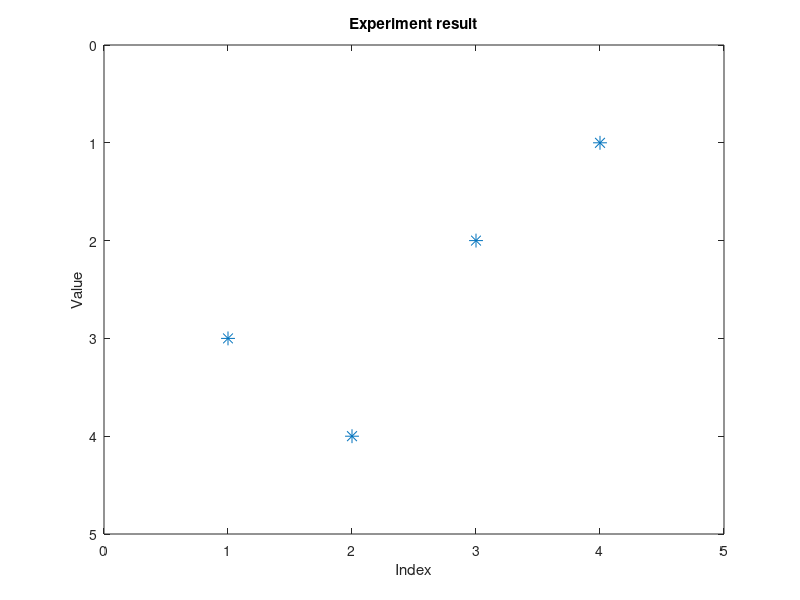

Here is the MATLAB script that generated this plot:
clear; clc; close all;

Nt = 4;  % 实现说明。
M_SM = 8;  % 实现说明。
K = 4;  % 实现说明。
omega8 = exp(1i * 2 * pi / 8);  % 实现说明。

% 实现说明。
input_bits = [1 0 0 1 0;  % 实现说明。
              1 1 0 1 1;  % 实现说明。
              0 1 1 1 0;  % 实现说明。
              0 0 1 0 0];  % 实现说明。

% 实现说明。
D = zeros(Nt, K);

for k = 1:K
    % 实现说明。
    space_bits = input_bits(k, 1:2);  % 实现说明。
    const_bits = input_bits(k, 3:5);  % 实现说明。
    
    % 实现说明。
    n_k = bi2de(space_bits, 'left-msb') + 1;  % 实现说明。
    
    % 实现说明。
    const_idx = bi2de(const_bits, 'left-msb');  % 实现说明。
    S_k = omega8^const_idx;  % 实现说明。
    
    % 实现说明。
    d_k = zeros(Nt, 1);
    d_k(n_k) = S_k;  % 实现说明。
    
    % 实现说明。
    D(:, k) = d_k;
end

disp('Output');
disp('Output');
disp(input_bits);

disp(' ');
disp('Output');
for m = 0:M_SM-1
    fprintf('Output: %d, %d, %.4f, %.4f\n', m, m, real(omega8^m), imag(omega8^m));
end

disp(' ');
disp('Output');
disp(D);

% 实现说明。
figure;
spy(D, 10);  % 实现说明。
title('Experiment result');
xlabel('Index');
ylabel('Value');
